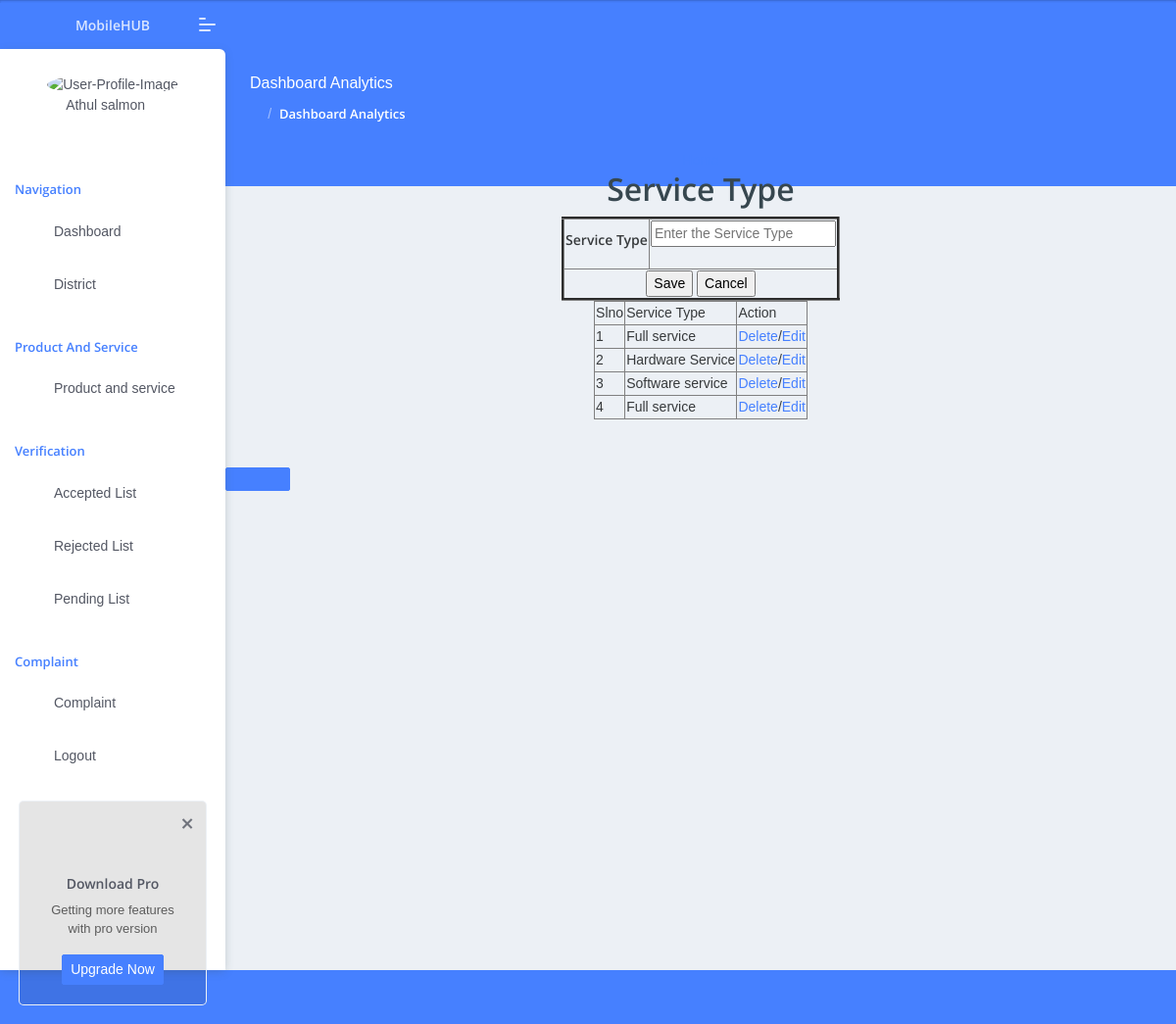
/wadministrator/servicetypeinsertselect/, run on the app's committed database.
### administrator/models.py (models this page shows)
class tbl_servicetype(models.Model):
    stype_name=models.CharField(max_length=50)

### administrator/views.py (the view)
# urls.py: path('servicetypeinsertselect/',views.servicetypeinsertselect,name="servicetypeinsertselect"),
def servicetypeinsertselect(request):
    data=tbl_servicetype.objects.all()
    if request.method=="POST":
        servicetype=request.POST.get("txtservice")
        tbl_servicetype.objects.create(stype_name=servicetype)
        return render(request,"administrator/ServiceType.html",{'Data':data})
    else:
        return render(request,"administrator/ServiceType.html",{'Data':data})

### administrator/Templates/administrator/ServiceType.html (shortened to what this page needs)
{% extends 'administrator/Header.html' %}
{% load static %}
{% block content %}
<!DOCTYPE html>
<html lang="en">
<head>
</head>
<a href="{% url 'administrator:loadinghomepage' %}">Home</a>
<body><center><h2>Service Type</h2></center>
    <form action="" method="post">
        <table border="3" align="center">
            <tr>
                <th><label for="district">Service Type</label><br></th>
                <th><input type="text" id="service" name="txtservice" placeholder="Enter the Service Type" value="{{editdata.stype_name}}" required><br><br></th>
            </tr>
            <tr>
                <td colspan="2">
                    <center><input type="submit" value="Save">
                    <input type="reset" value="Cancel"></center>
                </td>
            </tr>
        </table>
    </form>
<table border="1"  align="center">
    <tr>
        <td>Slno</td>
        <td> Service Type</td>
        <td> Action</td>
    </tr>
    {% for i in Data  %}
    <tr>
        <td>{{forloop.counter}}</td>
        <td>{{i.stype_name}}</td>
        <td><a href="{% url 'administrator:delservicetype' i.id %}">Delete</a>/<a href="{% url 'administrator:servicetypeupdate' i.id %}">Edit</a> </td>
    </tr>
    {% endfor %}
</table>
</body>
</html>
{% endblock content %}

### data on the page
tbl_servicetype: stype_name "Full service"
tbl_servicetype: stype_name "Hardware Service"
tbl_servicetype: stype_name "Software service"
tbl_servicetype: stype_name "Full service"
